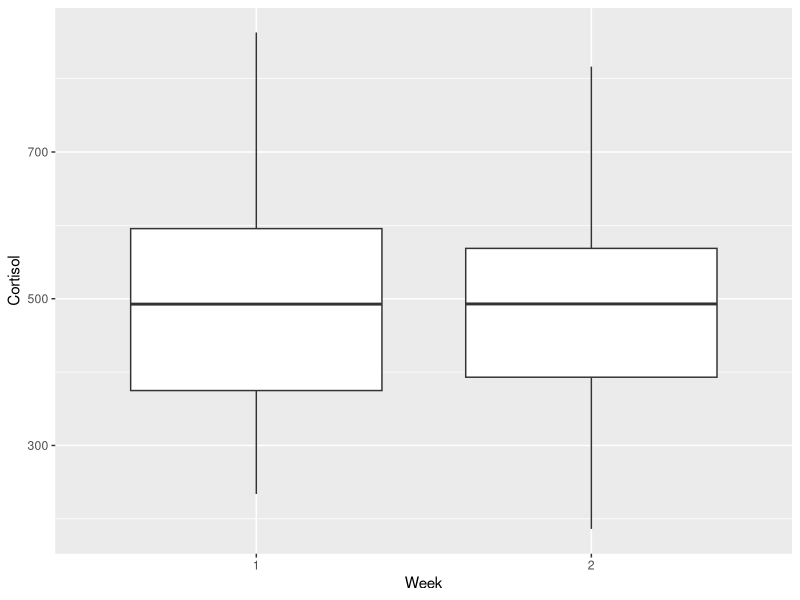
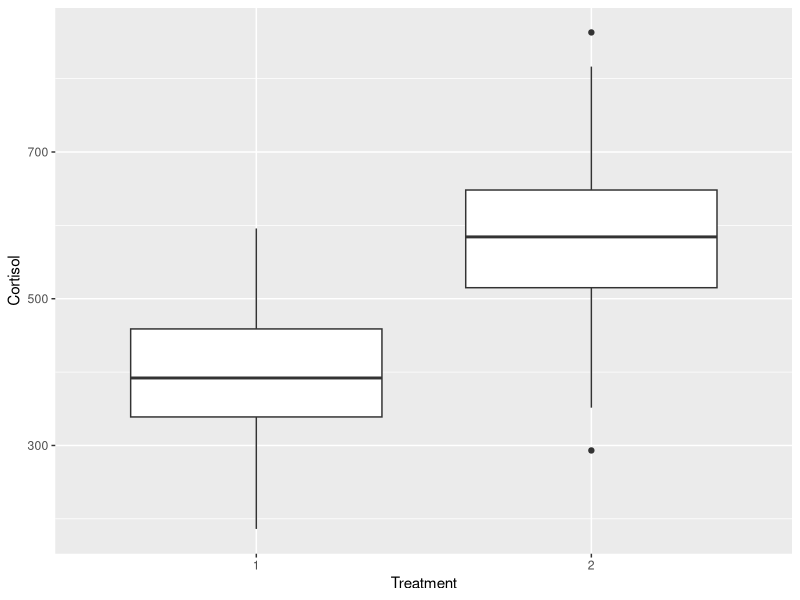
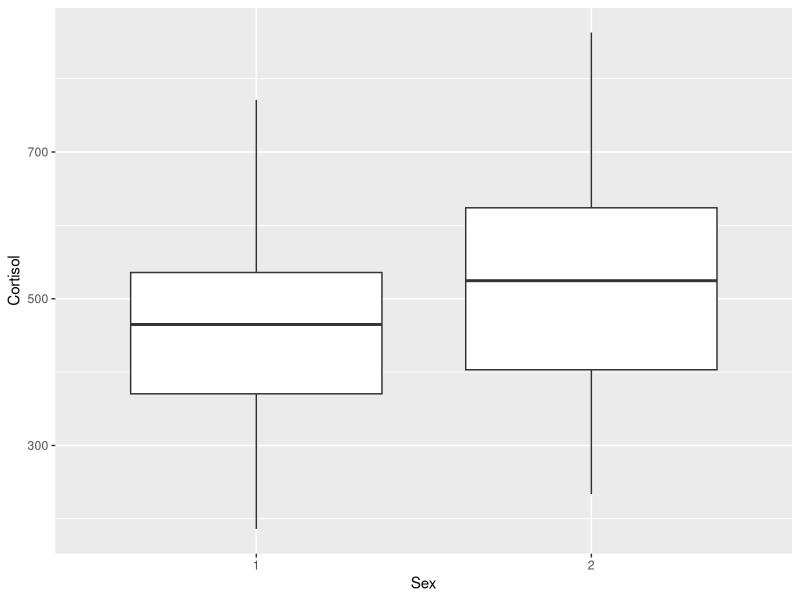
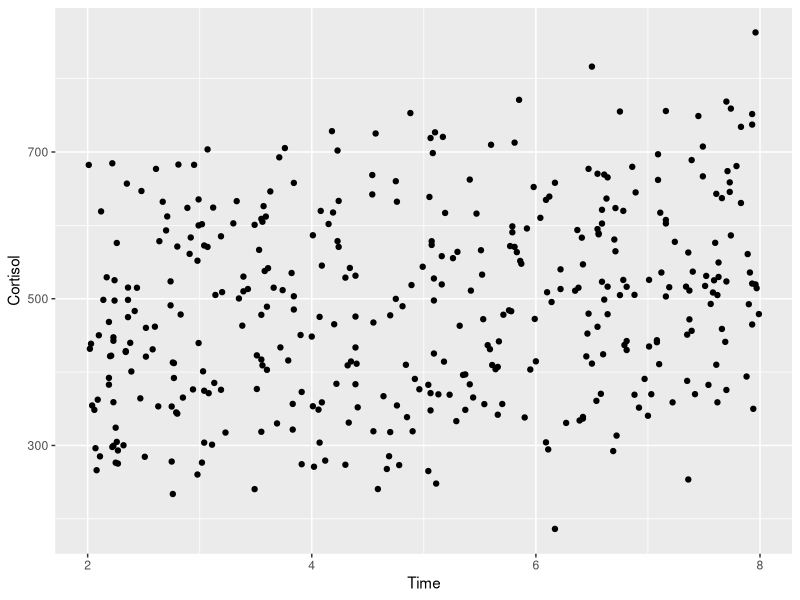
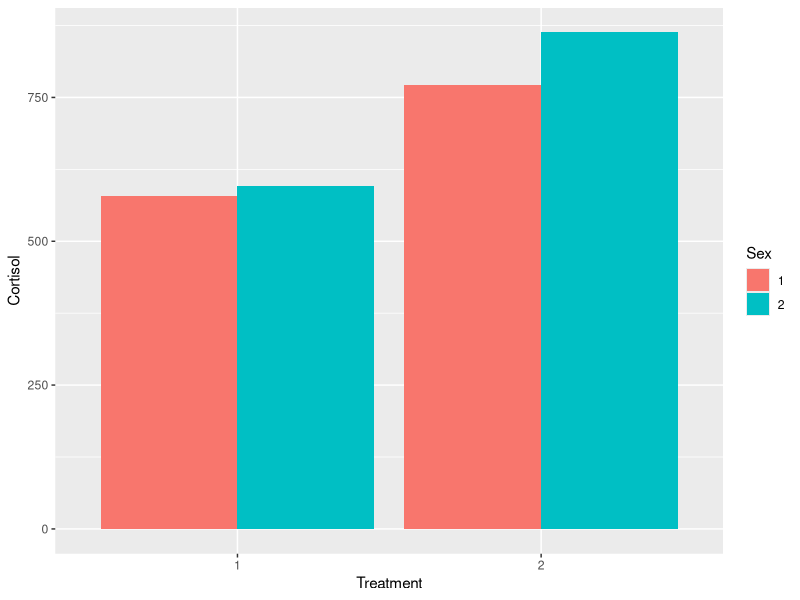
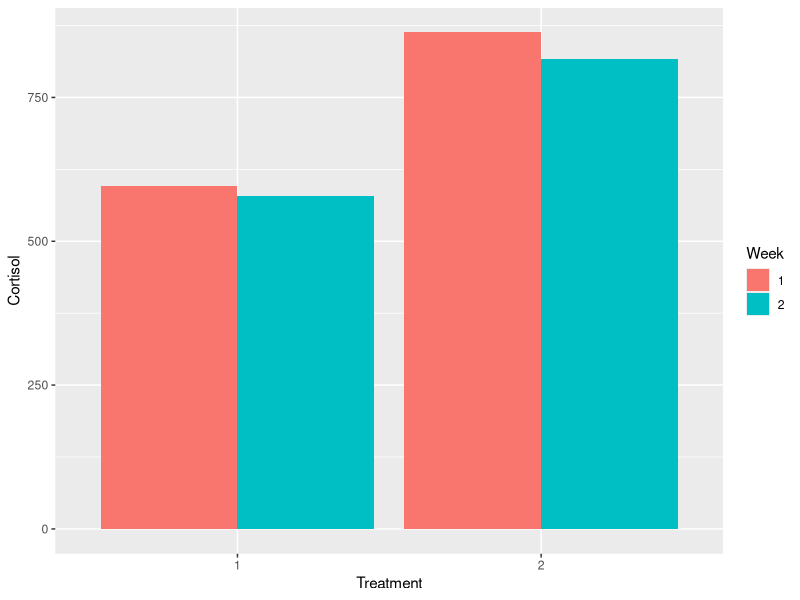
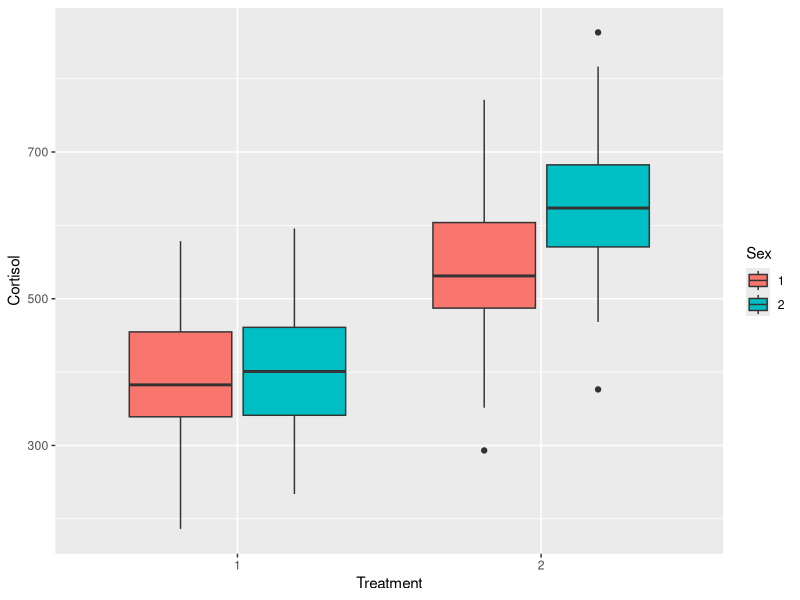
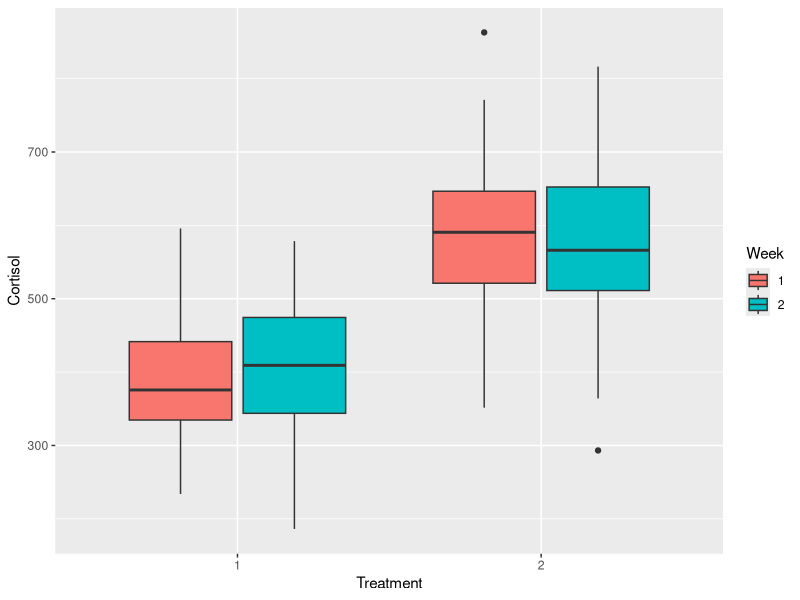

Generate these figures, in order, with R:
##########
#title: Practical 5: Dog cortisol
#author: Praise Adeyemo
#date: 29th October 2024
#######
 
setwd("~/Documents/UofG PhD Masterfile/KRS 2024/Intro_to_R/Day 5")

library(readr)
library(ggplot2)
library(ggeffects)
library(dplyr)
library(tidyr)
library(lubridate)

DogCortisol <- read.csv("ASWEL - dog cort data/Dog cort.csv")
View(DogCortisol)
glimpse(DogCortisol)
#data contains six variables; 'Week' 'Treatment' and 'Sex' variables are 
##categorical data; 'Cortisol' and 'Time' are co-variates or continuous data
#all the categorical data have 2 levels each

DogCortisol <- na.omit(DogCortisol) #to remove observation with NA
DogCortisol

#changing categorical data into factors to show their levels
DogCortisol$Treatment <- as.factor(DogCortisol$Treatment)
DogCortisol$Week <- as.factor(DogCortisol$Week)
DogCortisol$Sex <- as.factor(DogCortisol$Sex)

#Research question: What is the association between treatment on the cortisol 
#levels of the dogs?
#H0: There is no association between treatment on cortisol levels
#Ha: There is an association between treatment on cortisol levels
ggplot(data = DogCortisol, aes(x = Week, y = Cortisol)) + 
  geom_boxplot()

ggplot(data = DogCortisol, aes(x = Treatment, y = Cortisol)) + 
  geom_boxplot()

ggplot(data = DogCortisol, aes(x = Sex, y = Cortisol)) + 
  geom_boxplot()

#Research question: What is the association between treatment and sex of dog on the cortisol levels of the dogs?
#H0: There is no association between treatment and sex on cortisol levels
#Ha: There is an association between treatment and sex on cortisol levels

ggplot(data = DogCortisol, aes(x = Time, y = Cortisol)) +
  geom_point() #scatterplot for covariates
#it's difficult to explain the relationship between time and cortisol;

ggplot(DogCortisol, aes(x = Treatment, y = Cortisol,
                   fill = Sex)) +
  geom_bar(stat = 'identity', position = 'dodge')
#to see how the sex of the dogs differ based on treatment type
#treatment type 2 increased the cortisol levels in sex 2 more than the others


Model1<-lm(Cortisol~Treatment, data=DogCortisol) #to see the which of the 2 treatments
#has an effect on the cortisol
anova(Model1)
summary(Model1)
#treatment explains the cortisol levels in the dogs because the residuals are lower
#than the treatment variable
#Treatment 2 explains the response variable

Model2<-lm(Cortisol~Sex, data=DogCortisol) #to see the effect of sex on cortisol
anova(Model2)
summary(Model2)
#sex does not explain cortisol

Model3<-lm(Cortisol~Week, data=DogCortisol) #to see the effect of sex on cortisol
anova(Model3)
#week does not explain cortisol at all!

Model4<-lm(Cortisol~Time, data=DogCortisol) #to see the effect of sex on cortisol
anova(Model4)
#time does not explain cortisol at all

Model5<-lm(Cortisol~Treatment + Treatment:Sex, data=DogCortisol)
anova(Model5)
summary(Model5)

Model6<-lm(Cortisol~Treatment + Treatment:Week, data=DogCortisol)
anova(Model6)
summary(Model6)

Model7<-lm(Cortisol~Treatment + Week + Sex, data=DogCortisol)
anova(Model7)
summary(Model7)

Model8<-lm(Cortisol~Treatment + Treatment:Time, data=DogCortisol)
summary(Model8)

Model9<-lm(Cortisol~ Treatment:Week + Treatment + Week, data=DogCortisol)
summary(Model9)

Model10<-lm(Cortisol~Treatment:Sex + Treatment:Week + Treatment:Time + Treatment + Sex + Week + Time, data=DogCortisol)
summary(Model10)


ggplot(DogCortisol, aes(x = Treatment, y = Cortisol,
                        fill = Week)) +
  geom_bar(stat = 'identity', position = 'dodge')


#Treatment:Sex
DogCortisol %>% 
  filter(!is.na(Sex) & !is.na(Treatment) & !is.na(Cortisol)) %>%
  ggplot(aes(y = Cortisol, x = Treatment, fill = Sex)) +
  geom_boxplot() +
  labs(y = "Cortisol", x = "Treatment", fill = "Sex")

#Treatment:Week
DogCortisol %>% 
  filter(!is.na(Week) & !is.na(Treatment) & !is.na(Cortisol)) %>%
  ggplot(aes(y = Cortisol, x = Treatment, fill = Week)) +
  geom_boxplot() +
  labs(y = "Cortisol", x = "Treatment", fill = "Week")



library(lmtest)
lrtest(Model10,Model9)
